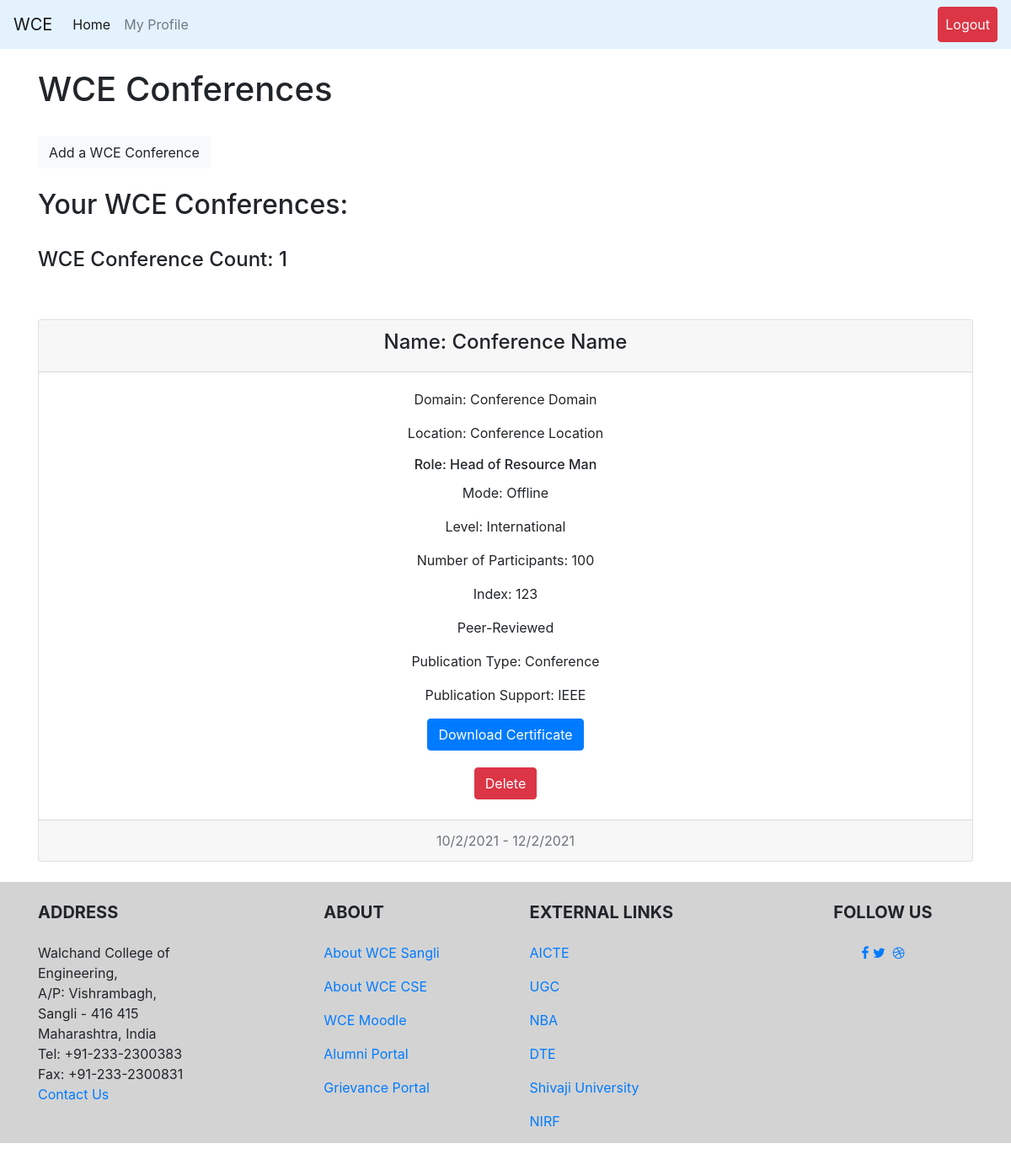
The page /faculty/WCE/Conferences (signed in) on the database its author committed.
### teacher/models.py (models this page shows, shortened)
class wceconferences(models.Model):
    user = models.ForeignKey(User, on_delete=models.CASCADE)
    name = models.CharField(default='No Title', max_length=100)
    domain = models.CharField(default='CSE', max_length=30)
    mode = models.BooleanField()  # TRUE=Inplace FALSE=Online
    startDate = models.DateTimeField(default=timezone.now)
    endDate = models.DateTimeField(default=timezone.now)
    location = models.CharField(default='Sangli', max_length=100)
    numberOfParticipants = models.IntegerField()
    level = models.BooleanField()
    index = models.CharField(default='SCI', max_length=30)
    publicationPorR = models.BooleanField()
    publicationtype = models.CharField(default='Book Chapter', max_length=100)
    publicationSupport = models.CharField(default='IEEE', max_length=28)
    role = models.CharField(default='Head', max_length=50)

### teacher/views.py (the view)
# urls.py: path('Conferences', views.wceconferences.as_view(), name="WCEConferences"),
class wceconferences(View):
    def get(self, request, template_name='teacher/organizedActivities/wceconferences.html'):
        group = request.user.groups.all()[0].name
        if isFaculty(group) == 0:
            return render(request, 'login.html')
        else:
            try:
                user = request.user
                allWCEConferences = WCEConference.objects.filter(user=user)
                countWCEConferences = len(allWCEConferences)
            except:
                allWCEConferences = None
                countWCEConferences = 0
            args = {}
            args["allWCEConferences"] = allWCEConferences
            args["countWCEConferences"] = countWCEConferences
            return render(request, template_name, args)

### teacher/views.py (called while the page is built)
def isFaculty(group_name):
    if group_name == 'faculty_group':
        return 1
    else:
        return 0

### teacher/templates/teacher/organizedActivities/wceconferences.html (shortened to what this page needs)
{% extends 'base.html' %}
{% block content %}
<br><h1>WCE Conferences</h1><br>
<a class="btn btn-light" href="{% url 'teacher:addWCEConference' %}" role="button">Add a WCE Conference</a><br>
<br>
<h2>Your WCE Conferences: </h2>
<br>
<h4>WCE Conference Count: {{ countWCEConferences }}</h4>
<br><br>
{% for i in allWCEConferences %}
<div class="card text-center">
  <div class="card-header">
    <h4>Name: {{ i.name }}</h4>
  </div>
  <div class="card-body">
    <p class="card-text">Domain: {{ i.domain }}</p>
    <p class="card-text">Location: {{ i.location }}</p>
    <h6 class="card-title">Role: {{ i.role }}</h6>
    <p class="card-text">
    {% if i.mode == False %}
    Mode: Offline
    {% endif %}
    </p>
    <p class="card-text">
        {% if i.level == True %}
        Level: International
        {% endif %}
        </p>
      <p class="card-text">Number of Participants: {{ i.numberOfParticipants }}</p>
      <p class="card-text">Index: {{ i.index }}</p>
      <p class="card-text">
        {% if i.publicationPorR%}
        Peer-Reviewed
        {% else %}
        Not Peer-Reviewed
        {% endif %}
        </p>
        <p class="card-text">Publication Type: {{ i.publicationtype }}</p>
        <p class="card-text">Publication Support: {{ i.publicationSupport }}</p>
    {% if i.certification != "NA" %}
    <a href="{{i.certification}}" class="btn btn-primary">Download Certificate</a>
    {% endif %}
  </div>
 <td><a href="{% url 'teacher:delete_items' i.id 'Conferences' %}"><button type="button" class="btn btn-danger">Delete</button></a></td>
  <br>
    <div class="card-footer text-muted">
        {{ i.startDate.day }}/{{ i.startDate.month }}/{{ i.startDate.year }} - {{ i.endDate.day }}/{{i.endDate.month}}/{{i.endDate.year}}
  </div>
</div>
<br>
{% endfor %}
{% endblock %}

### CoeusPro/templates/base.html (shortened to what this page needs)
<!doctype html>
<html lang="en">
{% load static %}
<head>
    <link rel="stylesheet" href="https://stackpath.bootstrapcdn.com/font-awesome/4.7.0/css/font-awesome.min.css">
    <link rel="stylesheet" href="https://stackpath.bootstrapcdn.com/bootstrap/4.5.2/css/bootstrap.min.css">
    <link rel="stylesheet" type="text/css" href="{% static 'css/footer.css' %}">
</head>
<body>
<div id="page-container">
    <nav class="navbar navbar-expand-lg navbar-light" style="background-color: #e3f2fd;">
        <a class="navbar-brand" href="http://www.walchandsangli.ac.in/" target="_blank">WCE</a>
        <div class="collapse navbar-collapse" id="navbarNavDropdown">
            <ul class="navbar-nav">
                {% for group_for in request.user.groups.all %}
                {% if group_for.name == 'student_group' %}
                <li class="nav-item active">
                    <a class="nav-link" href="{% url 'student:studentHome' %}">Home <span class="sr-only">(current)</span></a>
                </li>
                {% elif group_for.name == 'HOD_group' %}
                <li class="nav-item active">
                    <a class="nav-link" href="{% url 'HOD:HODHome' %}">Home <span class="sr-only">(current)</span></a>
                </li>
                {% elif group_for.name == 'faculty_group' %}
                <li class="nav-item active">
                    <a class="nav-link" href="{% url 'teacher:facultyHome' %}">Home <span class="sr-only">(current)</span></a>
                </li>
                {% else %}
                <li class="nav-item active">
                    <a class="nav-link" href="{% url 'home' %}">Home <span class="sr-only">(current)</span></a>
                </li>
                {% endif %}
                {% endfor %}
                {% if user.is_authenticated %}
                <li class="nav-item">
                    <a class="nav-link" href="{% url 'profile' user  %}">My Profile</a>
                </li>
            {% endif %}
        </div>
        {% if user.is_authenticated %}
        <ul class="nav navbar-nav ml-auto">
            <li class="nav-item">
                <a class="nav-link btn btn-danger" style="color: white" href="{% url 'logout' %}">Logout</a>
            </li>
        </ul>
        {% endif %}
    </nav>
    <div class="container">
        {% block content %}
        {% endblock %}
    </div>
    <footer id="footer" >
        <div class="container text-center text-md-left">
            <div class="row">
                <div class="col-md-4 col-lg-3 mr-auto my-md-4 my-0 mt-4 mb-1">
                    <h5 class="font-weight-bold text-uppercase mb-4">Address</h5>
                    <p>Walchand College of Engineering,<br>
                        A/P: Vishrambagh,<br>
                        Sangli - 416 415<br>
                        Maharashtra, India<br>
                        Tel: +91-233-2300383<br>
                        Fax: +91-233-2300831<br>
                        <a href="mailto:hod.cse@walchandsangli.ac.in">Contact Us</a>
                    </p>
                </div>
                <div class="col-md-2 col-lg-2 mx-auto my-md-4 my-0 mt-4 mb-1">
                    <h5 class="font-weight-bold text-uppercase mb-4">About</h5>
                    <ul class="list-unstyled">
                        <li>
                            <p>
                                <a href="http://www.walchandsangli.ac.in">About WCE Sangli</a>
                            </p>
                        </li>
                        <li>
                            <p>
                                <a href="http://www.walchandsangli.ac.in/Departments/CSEDepartment/CSEDept.asp">About WCE CSE</a>
                            </p>
                        </li>
                        <li>
                            <p>
                                <a href="http://112.133.242.241/moodle/">WCE Moodle</a>
                            </p>
                        </li>
                        <li>
                            <p>
                                <a href="https://alumni.walchandsangli.ac.in/">Alumni Portal</a>
                            </p>
                        </li>
                        <li>
                            <p>
                                <a href="https://walchandsangli.edugrievance.com/">Grievance Portal</a>
                            </p>
                        </li>
                    </ul>
                </div>
                <div class="col-md-4 col-lg-3 mx-auto my-md-4 my-0 mt-4 mb-1">
                    <h5 class="font-weight-bold text-uppercase mb-4">External Links</h5>
                    <ul class="list-unstyled">
                        <li>
                            <p>
                                <a href="https://www.aicte-india.org/">AICTE</a>
                            </p>
                        </li>
                        <li>
                            <p>
                                <a href="https://www.ugc.ac.in/">UGC</a>
                            </p>
                        </li>
                        <li>
                            <p>
                                <a href="https://www.nbaind.org/">NBA</a>
                            </p>
                        </li>
                        <li>
                            <p>
                                <a href="http://www.dtemaharashtra.gov.in/index.html">DTE</a>
                            </p>
                        </li>
                        <li>
                            <p>
                                <a href="http://www.unishivaji.ac.in/">Shivaji University</a>
                            </p>
                        </li>
                        <li>
                            <p>
                                <a href="https://www.nirfindia.org/Home">NIRF</a>
                            </p>
                        </li>
                    </ul>
                </div>
                <div class="col-md-2 col-lg-2 text-center mx-auto my-4">
                    <h5 class="font-weight-bold text-uppercase mb-4">Follow Us</h5>
                    <a type="button" class="btn-floating btn-fb">
                        <p><i class="fa fa-facebook-f"></i></p>
                    </a>
                    <a type="button" class="btn-floating btn-tw">
                        <p><i class="fa fa-twitter"></i></p>
                    </a>
                    <a type="button" class="btn-floating btn-dribbble">
                        <p><i class="fa fa-dribbble"></i></p>
                    </a>
                </div>
            </div>
        </div>
    </footer>
</div>
</body>
</html>

### static/css/footer.css (style rules this page uses)
body { min-height: 90vh; position: relative; margin: 0; box-sizing: border-box; }
footer { background: lightgrey; position: absolute; top: 100%; height: 310px; width: 100%; }

### rows shown on the page
wceconferences: name "Conference Name", domain "Conference Domain", location "Conference Location", role "Head of Resource Man", mode "Mode: Offline", level "Level: International", numberOfParticipants "100", index "123", publicationPorR "Peer-Reviewed", publicationtype "Conference", publicationSupport "IEEE", startDate.day "10", startDate.month "2", startDate.year "2021", endDate.day "12", endDate.month "2", endDate.year "2021"

### other values the page prints
{{ countWCEConferences }} "1"
